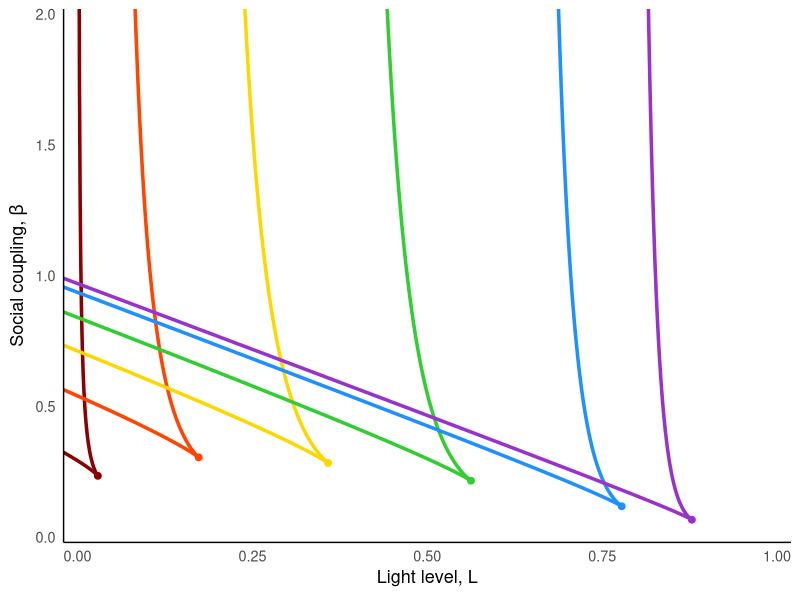
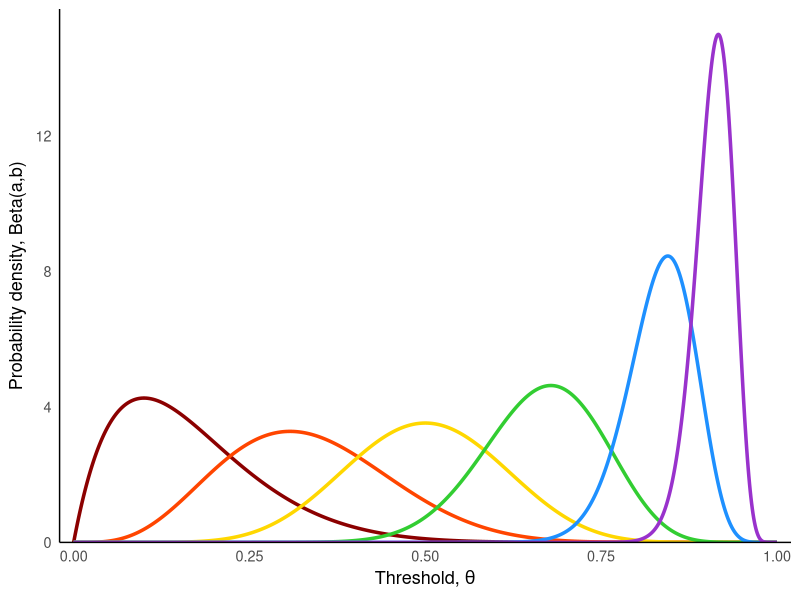
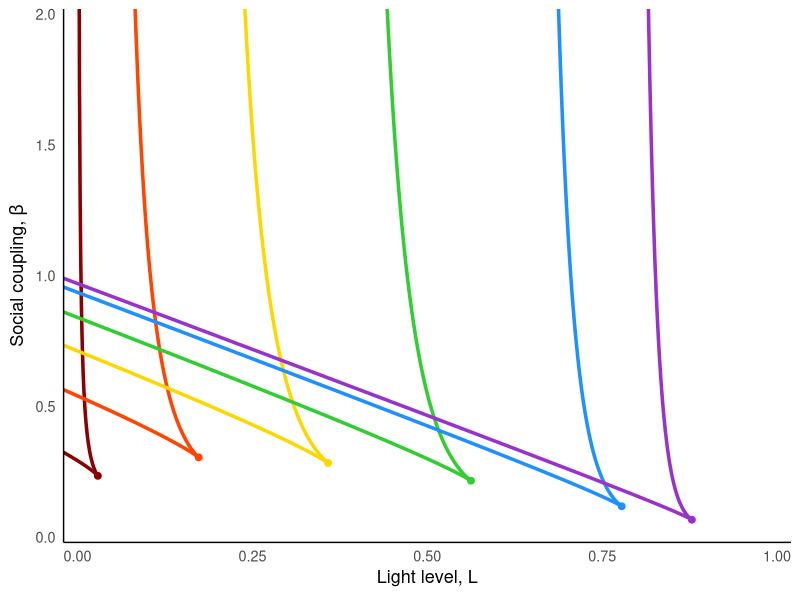
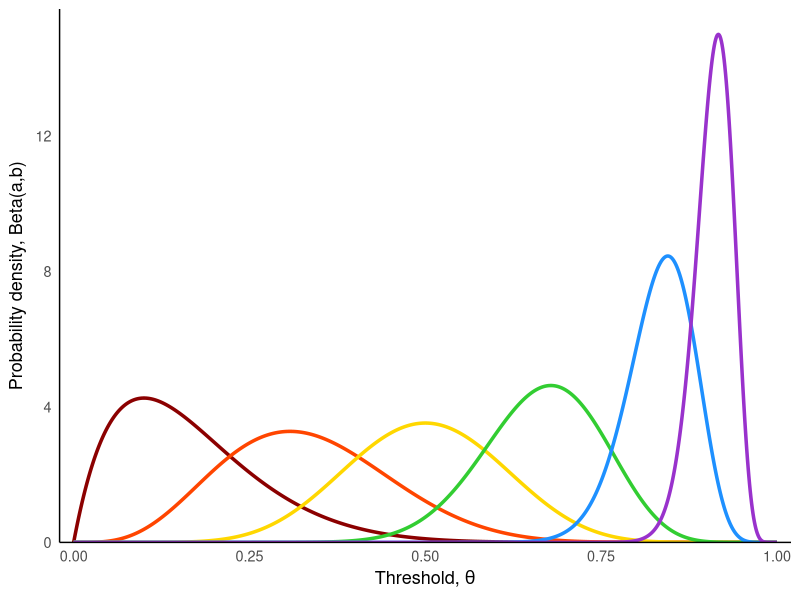

Reproduce these figures in R, in order.
library(ggplot2)
library(dplyr)


# ------------------------------
# Distribution function
# -------------------------------

make_distribution <- function(dist, params) {

  if (dist == "gamma") {
    shape <- params$shape
    scale <- params$scale

    f <- function(z) dgamma(z, shape = shape, scale = scale)
    F <- function(z) pgamma(z, shape = shape, scale = scale)
  }

  else if (dist == "trunc_gamma") {
    shape <- params$shape
    scale <- params$scale
    Tmax  <- params$Tmax

    Z <- pgamma(Tmax, shape = shape, scale = scale)

    f <- function(z) ifelse(z <= Tmax,
                            dgamma(z, shape, scale) / Z,
                            0)

    F <- function(z) pgamma(pmin(z, Tmax), shape, scale) / Z
  }

  else if (dist == "beta") {
    a <- params$a
    b <- params$b
    Tmax <- params$Tmax

    f <- function(z) ifelse(z <= Tmax,
                            dbeta(z/Tmax, a, b) / Tmax,
                            0)

    F <- function(z) pbeta(pmin(z/Tmax,1), a, b)
  }

  else if (dist == "lognormal") {
    meanlog <- params$meanlog
    sdlog <- params$sdlog

    f <- function(z) dlnorm(z, meanlog, sdlog)
    F <- function(z) plnorm(z, meanlog, sdlog)
  }

  else if (dist == "weibull") {
    shape <- params$shape
    scale <- params$scale

    f <- function(z) dweibull(z, shape, scale)
    F <- function(z) pweibull(z, shape, scale)
  }

  else {
    stop("Unknown distribution")
  }

  list(f = f, F = F)
}


# -------------------------------
# Parameters
# -------------------------------
alpha <- 1
L_max <- 1  # Increased to allow curves to extend naturally
beta_max <- 8  # Increased to prevent artificial truncation

# -------------------------------
# Function to compute fold curve branches
# -------------------------------
compute_fold_branches <- function(dist, params,
                                  alpha = 1,
                                  L_max = 1,
                                  beta_max = 6,
                                  z_max = 10) {

  D <- make_distribution(dist, params)
  f <- D$f
  F <- D$F

  beta_of_z <- function(z) 1 / f(z)
  L_of_z    <- function(z) (z - F(z)/f(z)) / alpha

  z_vals <- seq(1e-8, z_max, length.out = 8000)

  # Diagnostic: Check boundary behavior
  z_near_zero <- 1e-6
  z_near_tmax <- params$Tmax - 1e-6
  
  cat("For", paste("a =", params$a, ", b =", params$b), ":\n")
  cat("At z ≈ 0:", "L =", L_of_z(z_near_zero), "\n")
  cat("At z ≈ Tmax:", "L =", L_of_z(z_near_tmax), "\n")
  cat("Minimum L in curve:", min(L_of_z(z_vals), na.rm = TRUE), "\n\n")

  curve <- data.frame(
    z = z_vals,
    L = L_of_z(z_vals),
    beta = beta_of_z(z_vals)
  ) |>
    filter(is.finite(L), is.finite(beta)) |>
    filter(L >= -2, L <= L_max, beta >= 0, beta <= beta_max)  # Allow negative L but not extremely negative

  # -------- cusp detection (distribution-agnostic) --------
  dlogf <- function(z) {
    eps <- 1e-5
    (log(f(z+eps)) - log(f(z-eps))) / (2*eps)
  }

  idx <- which.min(abs(dlogf(z_vals)))
  z_c <- z_vals[idx]

  lower_branch <- curve |> filter(z <= z_c) |> arrange(L)
  upper_branch <- curve |> filter(z >= z_c) |> arrange(desc(L))

  list(
    lower_branch = lower_branch,
    upper_branch = upper_branch,
    z_cusp = z_c,
    L_cusp = L_of_z(z_c),
    beta_cusp = beta_of_z(z_c)
  )
}


branches1 <- compute_fold_branches(
  "beta",
  list(a = 2, b = 10, Tmax = 1),
  alpha, L_max, beta_max, z_max = 15  # Increased z_max for better coverage
)

branches2 <- compute_fold_branches(
  "beta",
  list(a = 5, b = 10, Tmax = 1),
  alpha, L_max, beta_max, z_max = 15
)

branches3 <- compute_fold_branches(
  "beta",
  list(a = 10, b = 10, Tmax = 1),
  alpha, L_max, beta_max, z_max = 15
)

branches4 <- compute_fold_branches(
  "beta",
  list(a = 20, b = 10, Tmax = 1),
  alpha, L_max, beta_max, z_max = 15
)

branches5 <- compute_fold_branches(
  "beta",
  list(a = 50, b = 10, Tmax = 1),
  alpha, L_max, beta_max, z_max = 15
)

branches6 <- compute_fold_branches(
  "beta",
  list(a = 100, b = 10, Tmax = 1),
  alpha, L_max, beta_max, z_max = 15
)


# -------------------------------
# Plot
# -------------------------------
# Define rainbow color palette (red to violet, darkest to lightest)
rainbow_colors <- c("#8B0000", "#FF4500", "#FFD700", "#32CD32", "#1E90FF", "#9932CC")

ggplot() +
  
  # fold curves with different rainbow shades
  geom_path(data = branches1$lower_branch, aes(L, beta), colour = rainbow_colors[1], linewidth = 1.2) +  # Dark red
  geom_path(data = branches1$upper_branch, aes(L, beta), colour = rainbow_colors[1], linewidth = 1.2) +
  geom_path(data = branches2$lower_branch, aes(L, beta), colour = rainbow_colors[2], linewidth = 1.2) +  # Orange red
  geom_path(data = branches2$upper_branch, aes(L, beta), colour = rainbow_colors[2], linewidth = 1.2) +
  geom_path(data = branches3$lower_branch, aes(L, beta), colour = rainbow_colors[3], linewidth = 1.2) +  # Gold
  geom_path(data = branches3$upper_branch, aes(L, beta), colour = rainbow_colors[3], linewidth = 1.2) +
  geom_path(data = branches4$lower_branch, aes(L, beta), colour = rainbow_colors[4], linewidth = 1.2) +  # Lime green
  geom_path(data = branches4$upper_branch, aes(L, beta), colour = rainbow_colors[4], linewidth = 1.2) +
  geom_path(data = branches5$lower_branch, aes(L, beta), colour = rainbow_colors[5], linewidth = 1.2) +  # Dodger blue
  geom_path(data = branches5$upper_branch, aes(L, beta), colour = rainbow_colors[5], linewidth = 1.2) +
  geom_path(data = branches6$lower_branch, aes(L, beta), colour = rainbow_colors[6], linewidth = 1.2) +  # Dark orchid
  geom_path(data = branches6$upper_branch, aes(L, beta), colour = rainbow_colors[6], linewidth = 1.2) +
  
  # cusp points with matching rainbow shades
  geom_point(aes(x = branches1$L_cusp, y = branches1$beta_cusp), colour = rainbow_colors[1], size = 2) +
  geom_point(aes(x = branches2$L_cusp, y = branches2$beta_cusp), colour = rainbow_colors[2], size = 2) +
  geom_point(aes(x = branches3$L_cusp, y = branches3$beta_cusp), colour = rainbow_colors[3], size = 2) +
  geom_point(aes(x = branches4$L_cusp, y = branches4$beta_cusp), colour = rainbow_colors[4], size = 2) +
  geom_point(aes(x = branches5$L_cusp, y = branches5$beta_cusp), colour = rainbow_colors[5], size = 2) +
  geom_point(aes(x = branches6$L_cusp, y = branches6$beta_cusp), colour = rainbow_colors[6], size = 2) +
  

  coord_cartesian(xlim = c(0, 1), ylim = c(0, 2)) +
  scale_x_continuous(expand = c(0, 0.02)) +
  scale_y_continuous(expand = c(0, 0.02)) +
  labs(x = expression("Light level, " * L), y = expression("Social coupling, " * beta)) +
  theme_minimal(base_size = 13) +
  theme(
    panel.grid.major = element_blank(),
    panel.grid.minor = element_blank(),
    axis.line = element_line(color = "black", size = 0.5
  ))


ggsave("Vary distributions/analytic_number_of_fps_vary_params_beta.pdf", width = 7, height = 7)

# -------------------------------
# Plot underlying gamma distributions
# -------------------------------

# Create data for plotting gamma PDFs
z_range <- seq(0, 1, length.out = 1000)

# Generate gamma PDF data for each parameter set
gamma_data <- data.frame(
  z = rep(z_range, 6),
  density = c(
    dbeta(z_range, 2, 10),      # branches1
    dbeta(z_range, 5, 10),  # branches2  
    dbeta(z_range, 10, 10),      # branches3
    dbeta(z_range, 20, 10),      # branches4
    dbeta(z_range, 50, 10),    # branches5
    dbeta(z_range, 100, 10)   # branches6
  ),
  group = rep(c("k=4.0, θ=0.2", "k=4.0, θ=0.4", "k=4.0, θ=0.6", 
                "k=4.0, θ=0.8", "k=4.0, θ=1.0", "k=4.0, θ=1.2"), each = length(z_range)),
  color_index = rep(c(1, 2, 3, 4, 5, 6), each = length(z_range))
)

# Create the gamma distribution plot
p_gamma <- ggplot(gamma_data, aes(x = z, y = density, color = factor(color_index))) +
  geom_line(linewidth = 1.2) +
  scale_color_manual(values = setNames(rainbow_colors, as.character(1:6))) +

  labs(x = expression("Threshold, " * theta), 
       y = expression("Probability density, Beta(" * a * "," * b * ")")) +
  theme_minimal(base_size = 13) +
  theme(
    panel.grid.major = element_blank(),
    panel.grid.minor = element_blank(),
    axis.line = element_line(color = "black", size = 0.5),
    legend.position = "none"
  ) +
  coord_cartesian(xlim = c(0, 1), ylim = c(0, max(gamma_data$density) * 1.05))+
  scale_x_continuous(expand = c(0, 0.02)) +
  scale_y_continuous(expand = c(0, 0))

print(p_gamma)
ggsave("Vary distributions/beta_distributions_vary_params.pdf", plot = p_gamma, width = 7, height = 7)
